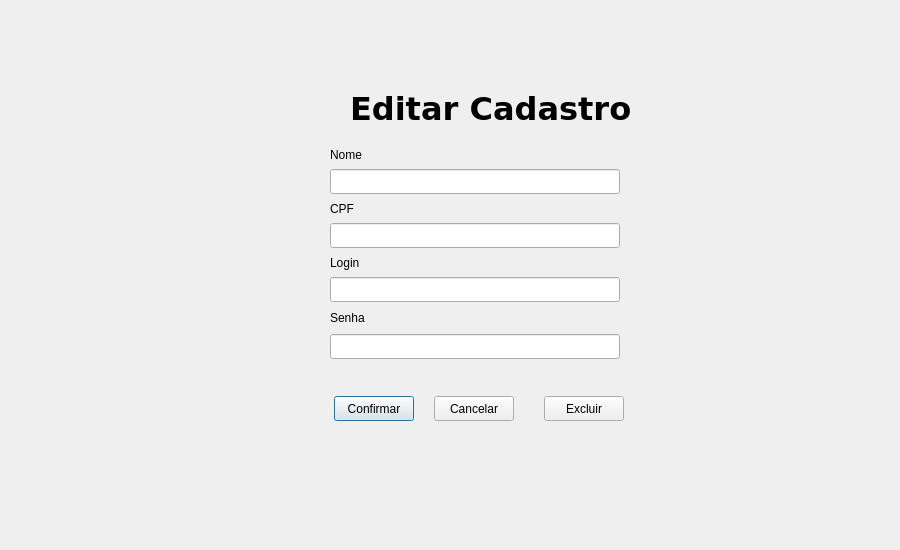
<?xml version="1.0" encoding="UTF-8"?>
<ui version="4.0">
 <class>Dialog_Nome</class>
 <widget class="QDialog" name="Dialog_Nome">
  <property name="geometry">
   <rect>
    <x>0</x>
    <y>0</y>
    <width>900</width>
    <height>550</height>
   </rect>
  </property>
  <property name="windowTitle">
   <string>Dialog</string>
  </property>
  <widget class="QPushButton" name="pushButton_alterar">
   <property name="geometry">
    <rect>
     <x>334</x>
     <y>396</y>
     <width>80</width>
     <height>25</height>
    </rect>
   </property>
   <property name="text">
    <string>Confirmar</string>
   </property>
   <property name="icon">
    <iconset>
     <normaloff>PiltoverLibrary/Icon/checked.png</normaloff>
     <normalon>Icon/checked.png</normalon>PiltoverLibrary/Icon/checked.png</iconset>
   </property>
  </widget>
  <widget class="QLineEdit" name="lineEdit_Login">
   <property name="geometry">
    <rect>
     <x>330</x>
     <y>277</y>
     <width>290</width>
     <height>25</height>
    </rect>
   </property>
  </widget>
  <widget class="QPushButton" name="pushButton_cancelar">
   <property name="enabled">
    <bool>true</bool>
   </property>
   <property name="geometry">
    <rect>
     <x>434</x>
     <y>396</y>
     <width>80</width>
     <height>25</height>
    </rect>
   </property>
   <property name="sizePolicy">
    <sizepolicy hsizetype="Minimum" vsizetype="Fixed">
     <horstretch>0</horstretch>
     <verstretch>0</verstretch>
    </sizepolicy>
   </property>
   <property name="text">
    <string>Cancelar</string>
   </property>
   <property name="icon">
    <iconset>
     <normaloff>PiltoverLibrary/Icon/cancel.png</normaloff>
     <normalon>Icon/cancel.png</normalon>PiltoverLibrary/Icon/cancel.png</iconset>
   </property>
  </widget>
  <widget class="QLabel" name="label_editora">
   <property name="geometry">
    <rect>
     <x>330</x>
     <y>200</y>
     <width>290</width>
     <height>17</height>
    </rect>
   </property>
   <property name="text">
    <string>CPF</string>
   </property>
  </widget>
  <widget class="QLineEdit" name="lineEdit_Senha">
   <property name="geometry">
    <rect>
     <x>330</x>
     <y>334</y>
     <width>290</width>
     <height>25</height>
    </rect>
   </property>
  </widget>
  <widget class="QLineEdit" name="lineEdit_Nome">
   <property name="geometry">
    <rect>
     <x>330</x>
     <y>169</y>
     <width>290</width>
     <height>25</height>
    </rect>
   </property>
  </widget>
  <widget class="QLineEdit" name="lineEdit_CPF">
   <property name="geometry">
    <rect>
     <x>330</x>
     <y>223</y>
     <width>290</width>
     <height>25</height>
    </rect>
   </property>
  </widget>
  <widget class="QLabel" name="label">
   <property name="geometry">
    <rect>
     <x>350</x>
     <y>90</y>
     <width>290</width>
     <height>38</height>
    </rect>
   </property>
   <property name="font">
    <font>
     <family>DejaVu Sans</family>
     <pointsize>24</pointsize>
     <weight>75</weight>
     <bold>true</bold>
    </font>
   </property>
   <property name="text">
    <string>Editar Cadastro</string>
   </property>
  </widget>
  <widget class="QLabel" name="label_2">
   <property name="geometry">
    <rect>
     <x>330</x>
     <y>254</y>
     <width>290</width>
     <height>17</height>
    </rect>
   </property>
   <property name="text">
    <string>Login</string>
   </property>
  </widget>
  <widget class="QLabel" name="label_titulo">
   <property name="geometry">
    <rect>
     <x>330</x>
     <y>146</y>
     <width>290</width>
     <height>17</height>
    </rect>
   </property>
   <property name="text">
    <string>Nome</string>
   </property>
  </widget>
  <widget class="QLabel" name="label_4">
   <property name="geometry">
    <rect>
     <x>330</x>
     <y>308</y>
     <width>290</width>
     <height>20</height>
    </rect>
   </property>
   <property name="text">
    <string>Senha</string>
   </property>
  </widget>
  <widget class="QPushButton" name="pushButton_Logo">
   <property name="geometry">
    <rect>
     <x>30</x>
     <y>40</y>
     <width>290</width>
     <height>128</height>
    </rect>
   </property>
   <property name="styleSheet">
    <string notr="true">QPushButton{
border: None;
}</string>
   </property>
   <property name="text">
    <string/>
   </property>
   <property name="icon">
    <iconset>
     <normaloff>PiltoverLibrary/Icon/logo.png</normaloff>
     <normalon>Icon/logo.png</normalon>PiltoverLibrary/Icon/logo.png</iconset>
   </property>
   <property name="iconSize">
    <size>
     <width>128</width>
     <height>128</height>
    </size>
   </property>
  </widget>
  <widget class="QPushButton" name="pushButton_Excluir">
   <property name="geometry">
    <rect>
     <x>544</x>
     <y>396</y>
     <width>80</width>
     <height>25</height>
    </rect>
   </property>
   <property name="text">
    <string>Excluir</string>
   </property>
   <property name="icon">
    <iconset>
     <normaloff>PiltoverLibrary/Icon/garbage.png</normaloff>
     <normalon>Icon/garbage.png</normalon>PiltoverLibrary/Icon/garbage.png</iconset>
   </property>
  </widget>
 </widget>
 <resources/>
 <connections/>
</ui>
